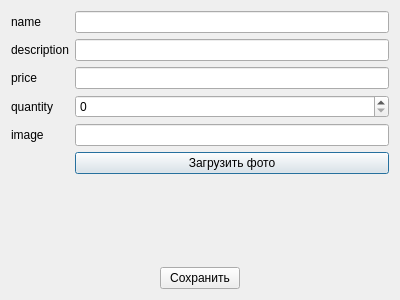
<?xml version="1.0" encoding="UTF-8"?>
<ui version="4.0">
 <class>Dialog</class>
 <widget class="QDialog" name="Dialog">
  <property name="geometry">
   <rect>
    <x>0</x>
    <y>0</y>
    <width>400</width>
    <height>300</height>
   </rect>
  </property>
  <property name="windowTitle">
   <string>Универсальное окно</string>
  </property>
  <layout class="QVBoxLayout" name="verticalLayout">
   <item>
    <layout class="QFormLayout" name="formLayout">
     <item row="0" column="0">
      <widget class="QLabel" name="nameLabel">
       <property name="text">
        <string>name</string>
       </property>
      </widget>
     </item>
     <item row="0" column="1">
      <widget class="QLineEdit" name="nameLineEdit"/>
     </item>
     <item row="1" column="0">
      <widget class="QLabel" name="descriptionLabel">
       <property name="text">
        <string>description</string>
       </property>
      </widget>
     </item>
     <item row="1" column="1">
      <widget class="QLineEdit" name="descriptionLineEdit"/>
     </item>
     <item row="2" column="0">
      <widget class="QLabel" name="priceLabel">
       <property name="text">
        <string>price</string>
       </property>
      </widget>
     </item>
     <item row="2" column="1">
      <widget class="QLineEdit" name="priceLineEdit"/>
     </item>
     <item row="3" column="0">
      <widget class="QLabel" name="quantityLabel">
       <property name="text">
        <string>quantity</string>
       </property>
      </widget>
     </item>
     <item row="3" column="1">
      <widget class="QSpinBox" name="quantitySpinBox"/>
     </item>
     <item row="4" column="0">
      <widget class="QLabel" name="imageLabel">
       <property name="text">
        <string>image</string>
       </property>
      </widget>
     </item>
     <item row="4" column="1">
      <widget class="QLineEdit" name="imageLineEdit"/>
     </item>
     <item row="5" column="1">
      <widget class="QPushButton" name="pushButton_load">
       <property name="text">
        <string>Загрузить фото</string>
       </property>
      </widget>
     </item>
    </layout>
   </item>
   <item alignment="Qt::AlignHCenter">
    <widget class="QPushButton" name="pushButton_save">
     <property name="text">
      <string>Сохранить</string>
     </property>
    </widget>
   </item>
  </layout>
 </widget>
 <resources/>
 <connections/>
</ui>
